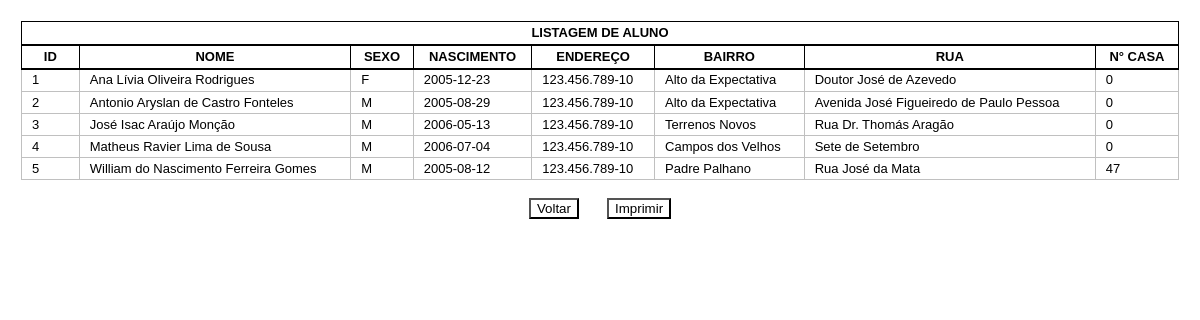
The app's page /administrador/aluno/relatorioaluno.php with its own data.
### tables this page shows
CREATE TABLE `tbaluno` (
  `idaluno` int(11) UNSIGNED NOT NULL,
  `idusu` int(11) UNSIGNED DEFAULT NULL,
  `nome` varchar(100) NOT NULL,
  `sexo` char(1) NOT NULL,
  `data_nasc` date NOT NULL,
  `cpf` varchar(14) NOT NULL,
  `bairro` varchar(50) NOT NULL,
  `rua` varchar(100) NOT NULL,
  `numero_casa` int(5) NOT NULL
);

### administrador/aluno/relatorioaluno.php (the view, shortened to what this page needs)
<!DOCTYPE HTML PUBLIC "-//W3C//DTD HTML 4.01//EN" "http://www.w3.org/TR/html4/strict.dtd">
<html dir="ltr" lang="en">
<head>
<link rel="stylesheet" href="../../estilo.css" type="text/css">
</head>
<body>
<table width="100%"><thead>
											<tr>
												<th colspan="100%">LISTAGEM DE ALUNO</th>
											</tr>
											<tr >
										<th width="5%" scope="col">ID</th>
										<th>NOME</th>
										<th>SEXO</th>
										<th>NASCIMENTO</th>
										<th>ENDEREÇO</th>
										<th>BAIRRO</th>
                                        <th>RUA</th>
										<th>N° CASA</th>
									 </tr>
									 </thead>
									 <tbody>
									 <?php
									           include '../../banco.php';
											   $sql = "select * from tbaluno order by nome";
											   $consulta = $conexao->query($sql);
											   if($consulta){
												 if($consulta->num_rows > 0){
													while($linha=$consulta->fetch_array(MYSQLI_ASSOC)){
													    echo '<tr>
																<td>'.$linha['idaluno'].'</td>
																<td>'.$linha['nome'].'</td>
																<td>'.$linha['sexo'].'</td>
																<td>'.$linha['data_nasc'].'</td>
																<td>'.$linha['cpf'].'</td>
																<td>'.$linha['bairro'].'</td>
                                                                <td>'.$linha['rua'].'</td>
                                                                <td>'.$linha['numero_casa'].'</td>
															  </tr>';
													}
												 }
											   }
									 ?>
							</table>
							<br>
							<div id="noprint">
							<center><a href="buscaaluno.php"><button type="button" class="btn btn-primary">Voltar</button></a> &nbsp;&nbsp;&nbsp;&nbsp;&nbsp;
							<a href="javascript:;" onclick="window.print();return false"><button type="button" class="btn btn-danger" title="Imprimir">Imprimir</button></a></center>
							</div>
					</body>
</html>

### estilo.css (style rules this page uses)
* { background:transparent !important; color:rgb(0, 0, 0) !important; text-shadow:none !important; filter:none !important; -ms-filter:none !important; }
body { margin: 0.5cm; padding:2px; line-height: 1.4em; font: 12pt Georgia, "Verdana", Times, serif; color: rgb(26, 23, 31); }
html { color:#000; background:#fff; }
table,td { border : 1px solid #000; border-collapse : collapse; font : small/1.5 "Tahoma", "Bitstream Vera Sans", Verdana, Helvetica, sans-serif; }
table { border :none; border :1px solid #000; }
thead th, tbody th { color : rgb(0, 0, 0); padding : 1.2px 10px; border-bottom : 2px solid rgb(0, 0, 0); border-left : 1px solid rgb(0, 0, 0); border-right : 1px solid rgb(0, 0, 0); }
tbody tr td { padding : 0.8px 10px; border-top : 1px solid #000; color : #666; border: 1.2px solid #C0C0C0; }
table tbody tr:nth-child(2n+1) { background: #F0F0F0; }

### records on screen
tbaluno: idaluno "1", nome "Ana Lívia Oliveira Rodrigues", sexo "F", data_nasc "2005-12-23", cpf "123.456.789-10", bairro "Alto da Expectativa", rua "Doutor José de Azevedo", numero_casa "0"
tbaluno: idaluno "2", nome "Antonio Aryslan de Castro Fonteles", sexo "M", data_nasc "2005-08-29", cpf "123.456.789-10", bairro "Alto da Expectativa", rua "Avenida José Figueiredo de Paulo Pessoa", numero_casa "0"
tbaluno: idaluno "3", nome "José Isac Araújo Monção", sexo "M", data_nasc "2006-05-13", cpf "123.456.789-10", bairro "Terrenos Novos", rua "Rua Dr. Thomás Aragão", numero_casa "0"
tbaluno: idaluno "4", nome "Matheus Ravier Lima de Sousa", sexo "M", data_nasc "2006-07-04", cpf "123.456.789-10", bairro "Campos dos Velhos", rua "Sete de Setembro", numero_casa "0"
tbaluno: idaluno "5", nome "William do Nascimento Ferreira Gomes", sexo "M", data_nasc "2005-08-12", cpf "123.456.789-10", bairro "Padre Palhano", rua "Rua José da Mata", numero_casa "47"
